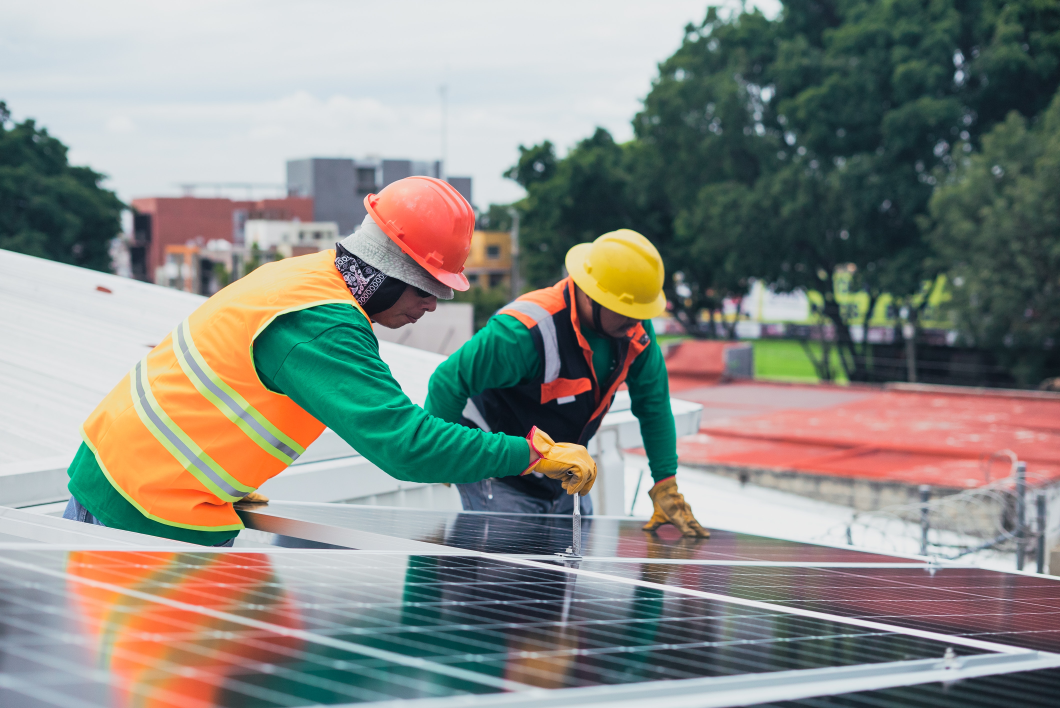
#> input picture chapter02/YOLO_NAS_Webcam_Images_Videos/images/image.jpg, 4240 x 2832 px, found by its file name (shown at 1/4 size)
$ python read_image_opencv.py
#> lines starting #> are read from the running program, lines starting #| are printed output that depends on the picture
import cv2

image = cv2.imread("../Image/image.jpg")
#> image is the input picture: shape (2832, 4240, 3); mean B, G, R 132.9, 139.1, 137.4

resize_image = cv2.resize(image, (0,0), fx = 0.2, fy = 0.2, interpolation = cv2.INTER_AREA)
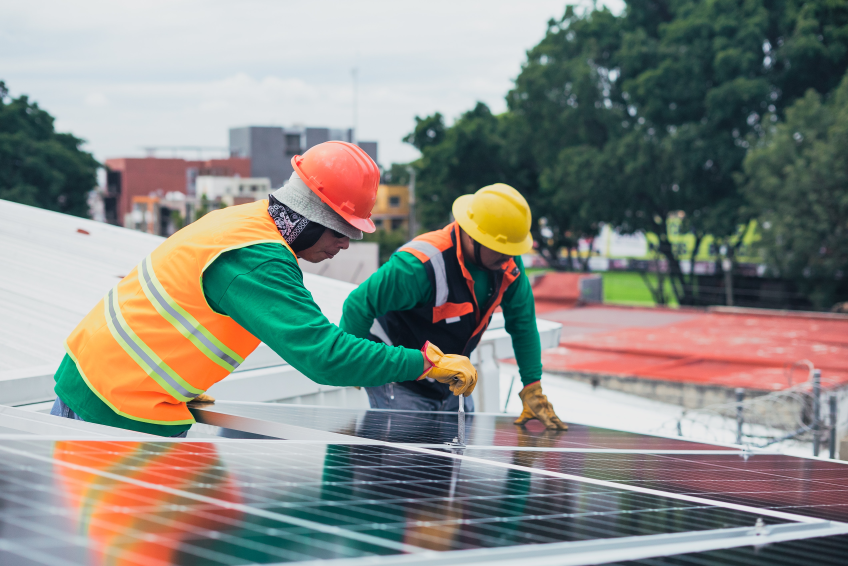
#> resize_image: shape (566, 848, 3); mean B, G, R 132.9, 139.1, 137.4
cv2.imshow("Image", resize_image)

cv2.waitKey(0)
